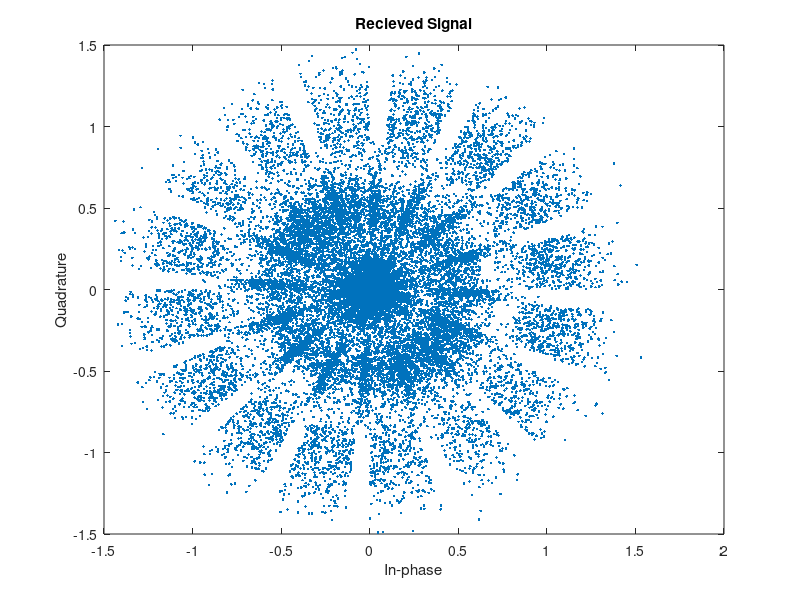
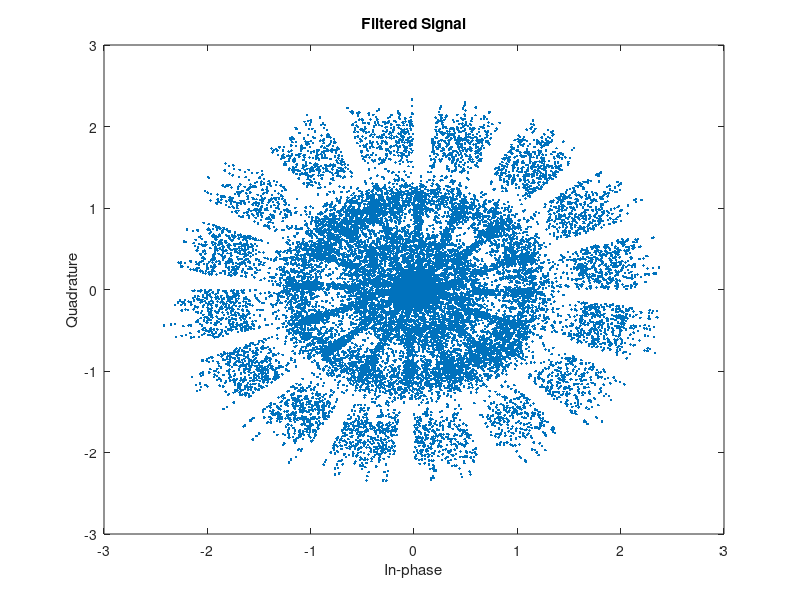
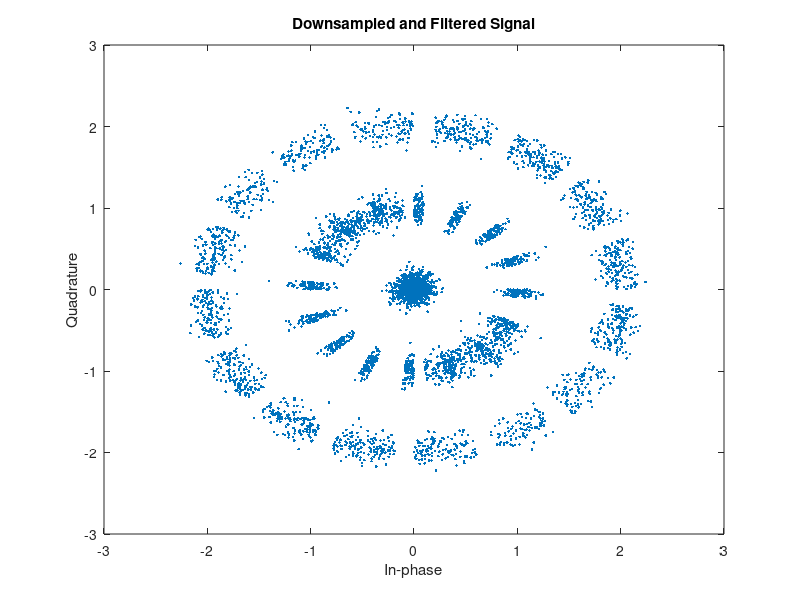

The MATLAB script that drew these images, in order: (Note: this script raises an error after producing the figures.)
%CDMA Decoding
%Gian Angelo Tria
%ECE 408: Wireless Communications
clear;
clear all;
clc;
%% Filter and Donwnsample
load('Rcvd_Tria .mat');

%Root Raise Cosine Filter
%Given
B_RCOS = [.0038;.0052;-.0044;-.0121;-.0023;.0143;.0044;-.0385;-.0563;... 
            .0363;.2554;.4968;.6025;.4968;.2554;.0363;-.0563;-.0385;... 
            .0044;.0143;-.0023;-.0121;-.0044;.0052;.0038];
filtered = filter(B_RCOS,1,Rcvd); %%Root Raised Cosine filter used to 
%Downsampling
downsampled = downsample(filtered,4);

scatterplot(Rcvd)
title('Recieved Signal')
scatterplot(filtered)
title('Filtered Signal')
scatterplot(downsampled)
title('Downsampled and Filtered Signal')
%% PN Sequence Generation

% PN Sequence Galois (same sequence) 
length_pn=255; %length of 1 frame 
m = zeros(1,255);%preallocating for for loop
a = [0 0 0 0 0 0 0 1]; %initial condition
for i = 1:length_pn
x_1 = mod(a(2)+a(1),2);
x_6 = mod(a(7)+a(1),2);
x_7 = mod(a(8)+a(1),2);
a = circshift(a,-1);  %Shifts registers first then applies changes from XOR
a(1) = x_1;
a(6) = x_6;
a(7) = x_7;
m(i)= a(1);
end
m_flip = flip(m); %Flip m was the same sequence as the PN from Matlab

%% Testing PN Using Matlab's example
PN = [8 7 6 1 0];
PNGEN = comm.PNSequence('Polynomial', PN, 'InitialConditions', 1, ...
    'SamplesPerFrame', 2^8-1, 'Mask', de2bi(1,8));
PNSEQ = PNGEN();
 
%Checking which index to shift to to be the same 
m_flip_check = m_flip;
for i = 1:length(m_flip_check)
    check(i) = sum(m_flip_check == transpose(PNSEQ));
    m_flip_check = circshift(m_flip_check,1);
end
verify = max(check)==255;
figure
plot(check)
title('Correct msequence index to match MATLAB')

%Index 157 is the correct msequence starting point
m_flip_shift = circshift(m_flip,-156);
verified = m_flip_shift == transpose(PNSEQ);

%% Finding Starting Index
figure
plot(xcorr(m_flip_shift,m_flip_shift));
title('M sequence cross correlation with itself')
correlation = xcorr(m_flip_shift,real(downsampled));
figure
plot(correlation(1:1080));
title('M sequence cross correlation with signal')
%Impulse appears at index 14
m_final = circshift(m_flip_shift,-86);
correlation_2 = xcorr(m_final,real(downsampled));
figure
plot(correlation_2(1:1080));
title('M sequence cross correlation with signal after shift')
%checking if impulses appear at mod 256

%% Applying PN Sequencce
num_frame = length(downsampled)/length_pn;
x=1;
post_pn = repmat(m_final,1,num_frame).*downsampled; %repeating m to be size of downsampled
scatterplot(post_pn);
title('Signal after applying PN Sequence')
%% Fixing Frequency and Phase Shift
sign = ((real(post_pn)>0)-.5).*2;%Assuming that the shift is not greater than pi
fixed = sign.*(abs(post_pn));
scatterplot(fixed)
title('Signal after fixing frequency and phase shift')
%% Manual BPSK
o_negative = -1*(fixed < -.5); %Fixed must be converted to values -1,0,1 for Walsh
o_positive = fixed >.5;
BPSK_sig = o_negative+o_positive;
scatterplot(BPSK_sig)
title('Manually converted to BPSK form')
%% Walsh Channel Orthogonal Spreading

N = 8;  % Length of Walsh (Hadamard) functions
hadamardMatrix = hadamard(N);

resized = reshape(BPSK_sig,[length(BPSK_sig)/8 8]); %resizing to multiply by hadamard
unwalsh = resized*hadamardMatrix;

o_negative = -1*(unwalsh(:,6) < 0); %each column is a channel, want channel 5 so index 6
o_positive = unwalsh(:,6) >= 0;
demod = o_negative+o_positive; %Changing into a form that can be BPSKdemod
out = BPSKdemod(demod);
scatterplot(out)
title('Demodulated Signal')

%% Characters 
out_2 = reshape(transpose(out(1:760)),[8 95]); %reshaping to separate bytes
out_2 = transpose(out_2);
for i = 1:95
c(i) = char(bi2de(out_2(i,:),'left-msb')); %not sure if left-msb or right-msb
end
for i = 1:95
c_2(i) = char(bi2de(out_2(i,:),'right-msb'));
end
disp(c)
disp(c_2)
